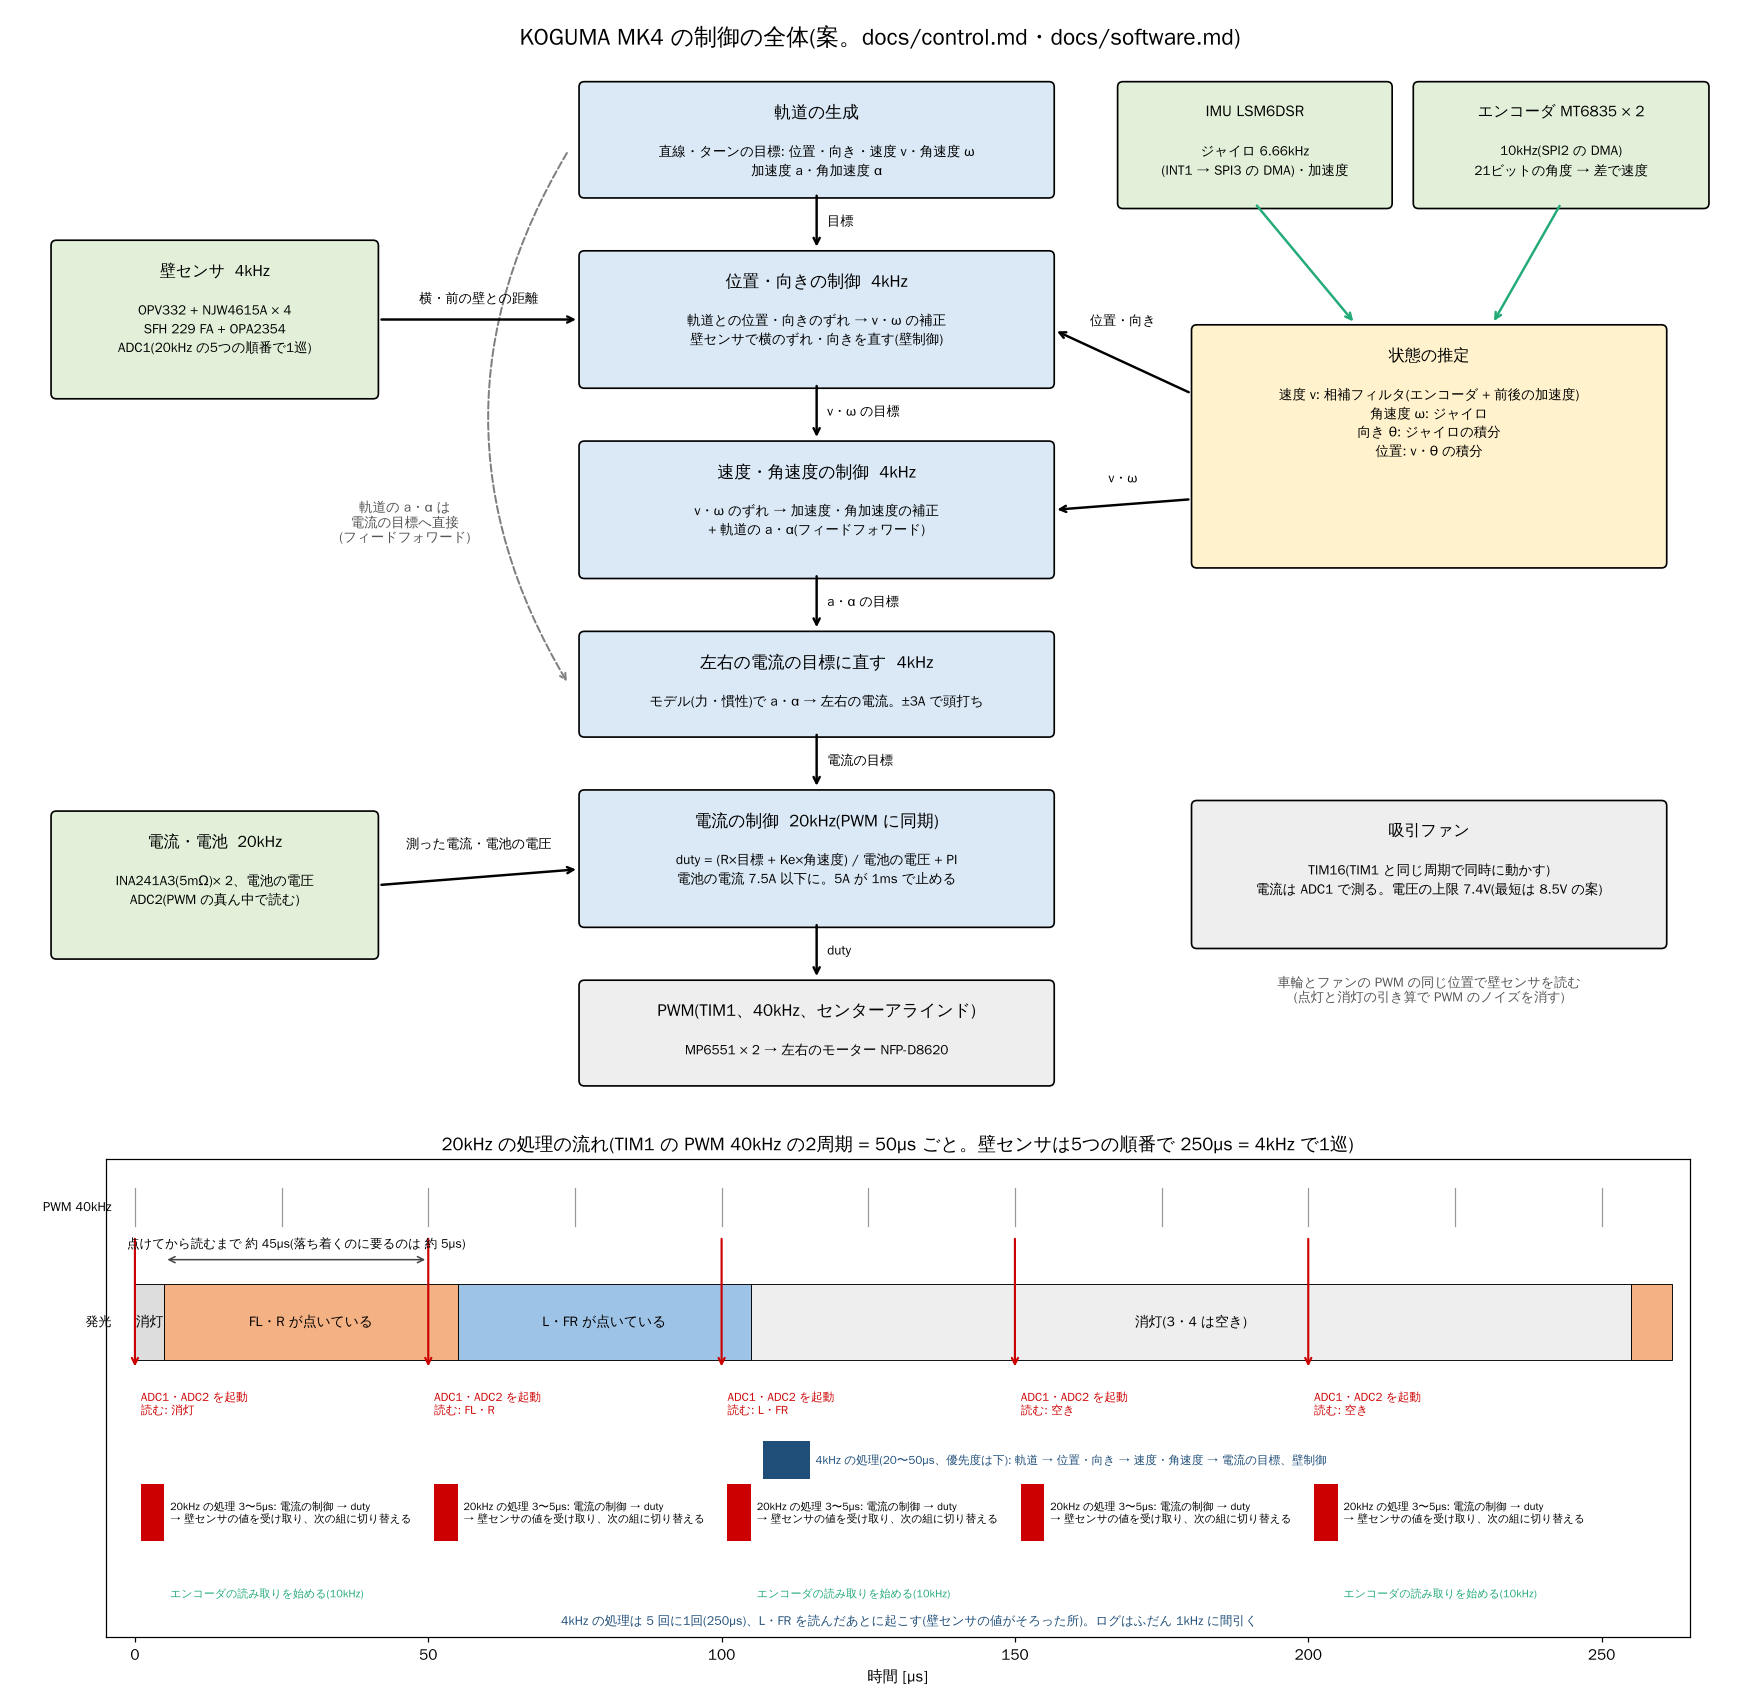

This chart was generated by the following Python code:
"""MK4 の制御の全体の図(docs/control.md の1章・docs/software.md の4章をもとに、2026-11-26)。使い方: python3 docs/img/control_overview.py docs/img/control_overview.png"""
import sys
import matplotlib; matplotlib.use('Agg'); import matplotlib.pyplot as plt
from matplotlib.patches import FancyBboxPatch
matplotlib.rcParams['font.family'] = 'WenQuanYi Zen Hei'; matplotlib.rcParams['axes.unicode_minus'] = False
import logging; logging.getLogger('matplotlib.font_manager').setLevel(logging.ERROR)
fig = plt.figure(figsize=(16, 15.5))
ax = fig.add_axes([0.02, 0.36, 0.96, 0.62]); ax.set_xlim(0, 160); ax.set_ylim(0, 100); ax.axis('off')
C_CTRL, C_SENS, C_HW, C_EST = '#dbe9f6', '#e2f0d9', '#eeeeee', '#fff2cc'
def box(x, y, w, h, title, body='', c=C_CTRL, fs=11):
    ax.add_patch(FancyBboxPatch((x, y), w, h, boxstyle='round,pad=0.5', fc=c, ec='k', lw=1.1))
    ax.text(x + w / 2, y + h - 1.6, title, ha='center', va='top', fontsize=fs, weight='bold')
    if body: ax.text(x + w / 2, y + h - 5.2, body, ha='center', va='top', fontsize=8.8, linespacing=1.4)
def arrow(x0, y0, x1, y1, txt='', c='k', side='r', ls='-'):
    ax.annotate('', (x1, y1), (x0, y0), arrowprops=dict(arrowstyle='->', lw=1.6, color=c, linestyle=ls))
    if txt:
        ax.text((x0 + x1) / 2 + (1.0 if side == 'r' else -1.0), (y0 + y1) / 2, txt, fontsize=8.6, color=c, ha='left' if side == 'r' else 'right', va='center')
ax.text(80, 99, 'KOGUMA MK4 の制御の全体(案。docs/control.md・docs/software.md)', ha='center', fontsize=15, weight='bold')
# 制御の段(中央の縦の列)
X = 52; W = 44
box(X, 85, W, 10, '軌道の生成', '直線・ターンの目標: 位置・向き・速度 v・角速度 ω\n加速度 a・角加速度 α', C_CTRL)
box(X, 67, W, 12, '位置・向きの制御  4kHz', '軌道との位置・向きのずれ → v・ω の補正\n壁センサで横のずれ・向きを直す(壁制御)', C_CTRL)
box(X, 49, W, 12, '速度・角速度の制御  4kHz', 'v・ω のずれ → 加速度・角加速度の補正\n+ 軌道の a・α(フィードフォワード)', C_CTRL)
box(X, 34, W, 9, '左右の電流の目標に直す  4kHz', 'モデル(力・慣性)で a・α → 左右の電流。±3A で頭打ち', C_CTRL)
box(X, 16, W, 12, '電流の制御  20kHz(PWM に同期)', 'duty = (R×目標 + Ke×角速度) / 電池の電圧 + PI\n電池の電流 7.5A 以下に。5A が 1ms で止める', C_CTRL)
box(X, 1, W, 9, 'PWM(TIM1、40kHz、センターアラインド)', 'MP6551 × 2 → 左右のモーター NFP-D8620', C_HW)
arrow(X + W / 2, 85, X + W / 2, 79.6, '目標')
arrow(X + W / 2, 67, X + W / 2, 61.6, 'v・ω の目標')
arrow(X + W / 2, 49, X + W / 2, 43.6, 'a・α の目標')
arrow(X + W / 2, 34, X + W / 2, 28.6, '電流の目標')
arrow(X + W / 2, 16, X + W / 2, 10.6, 'duty')
ax.annotate('', (X - 1.5, 38.5), (X - 1.5, 89), arrowprops=dict(arrowstyle='->', lw=1.3, color='#7f7f7f', linestyle='--', connectionstyle='arc3,rad=0.3'))
ax.text(35, 52, '軌道の a・α は\n電流の目標へ直接\n(フィードフォワード)', fontsize=8.8, color='#555', ha='center')
# センサ(左: 壁・電流、右: IMU・エンコーダ)と推定(右)
box(2, 66, 30, 14, '壁センサ  4kHz', 'OPV332 + NJW4615A × 4\nSFH 229 FA + OPA2354\nADC1(20kHz の5つの順番で1巡)', C_SENS, 10.5)
box(2, 13, 30, 13, '電流・電池  20kHz', 'INA241A3(5mΩ)× 2、電池の電圧\nADC2(PWM の真ん中で読む)', C_SENS, 10.5)
box(103, 84, 25, 11, 'IMU LSM6DSR', 'ジャイロ 6.66kHz\n(INT1 → SPI3 の DMA)・加速度', C_SENS, 10)
box(131, 84, 27, 11, 'エンコーダ MT6835 × 2', '10kHz(SPI2 の DMA)\n21ビットの角度 → 差で速度', C_SENS, 10)
box(110, 50, 44, 22, '状態の推定', '速度 v: 相補フィルタ(エンコーダ + 前後の加速度)\n角速度 ω: ジャイロ\n向き θ: ジャイロの積分\n位置: v・θ の積分', C_EST, 10.5)
arrow(115.5, 84, 125, 72.6, '', '#2a7'); arrow(144.5, 84, 138, 72.6, '', '#2a7')
ax.text(73 + 2, 75.6, '', fontsize=8)
arrow(32.5, 73, X - 0.5, 73)
ax.text(42, 74.6, '横・前の壁との距離', fontsize=8.6, ha='center')
arrow(109.5, 66, X + W + 0.5, 72)
ax.text(103, 72.5, '位置・向き', fontsize=8.6, ha='center')
arrow(109.5, 56, X + W + 0.5, 55)
ax.text(103, 57.6, 'v・ω', fontsize=8.6, ha='center')
arrow(32.5, 19.5, X - 0.5, 21)
ax.text(42, 23, '測った電流・電池の電圧', fontsize=8.6, ha='center')
box(110, 14, 44, 13, '吸引ファン', 'TIM16(TIM1 と同じ周期で同時に動かす)\n電流は ADC1 で測る。電圧の上限 7.4V(最短は 8.5V の案)', C_HW, 10.5)
ax.text(132, 8.5, '車輪とファンの PWM の同じ位置で壁センサを読む\n(点灯と消灯の引き算で PWM のノイズを消す)', fontsize=8.6, ha='center', color='#555')
# 下: 20kHz の処理の時間の流れ
ax2 = fig.add_axes([0.06, 0.04, 0.9, 0.28]); ax2.set_xlim(-5, 265); ax2.set_ylim(0, 10)
ax2.set_yticks([]); ax2.set_xlabel('時間 [µs]')
ax2.set_title('20kHz の処理の流れ(TIM1 の PWM 40kHz の2周期 = 50µs ごと。壁センサは5つの順番で 250µs = 4kHz で1巡)', fontsize=12)
for k in range(0, 11):                       # PWM 40kHz(25µs)
    ax2.plot([k * 25, k * 25], [8.6, 9.4], color='#999', lw=0.8)
ax2.text(-4, 9.0, 'PWM 40kHz', fontsize=8.5, va='center', ha='right')
reads = ['消灯', 'FL・R', 'L・FR', '空き', '空き']
spans = [(0, 5, '消灯', '#dddddd'), (5, 55, 'FL・R が点いている', '#f4b183'), (55, 105, 'L・FR が点いている', '#9dc3e6'), (105, 255, '消灯(3・4 は空き)', '#eeeeee'), (255, 262, '', '#f4b183')]
for a, b, s, c in spans:
    ax2.add_patch(plt.Rectangle((a, 5.8), b - a, 1.6, fc=c, ec='k', lw=0.6))
    if s: ax2.text((a + b) / 2, 6.6, s, ha='center', va='center', fontsize=9)
ax2.text(-4, 6.6, '発光', fontsize=8.5, va='center', ha='right')
for n in range(5):
    t0 = n * 50
    ax2.annotate('', (t0, 5.6), (t0, 8.4), arrowprops=dict(arrowstyle='->', color='#c00', lw=1.4))
    ax2.text(t0 + 1, 5.15, f'ADC1・ADC2 を起動\n読む: {reads[n]}', fontsize=7.6, color='#c00', va='top')
    ax2.add_patch(plt.Rectangle((t0 + 1, 2.0), 4, 1.2, fc='#c00', ec='none'))
    ax2.text(t0 + 6, 2.6, '20kHz の処理 3〜5µs: 電流の制御 → duty\n→ 壁センサの値を受け取り、次の組に切り替える', fontsize=7.0, va='center')
    if n % 2 == 0:
        ax2.text(t0 + 6, 0.9, 'エンコーダの読み取りを始める(10kHz)', fontsize=7.2, va='center', color='#2a7')
ax2.annotate('', (50, 7.9), (5, 7.9), arrowprops=dict(arrowstyle='<->', color='#444'))
ax2.text(27.5, 8.15, '点けてから読むまで 約 45µs(落ち着くのに要るのは 約 5µs)', ha='center', fontsize=8.2)
ax2.add_patch(plt.Rectangle((107, 3.3), 8, 0.8, fc='#1f4e79', ec='none'))
ax2.text(116, 3.7, '4kHz の処理(20〜50µs、優先度は下): 軌道 → 位置・向き → 速度・角速度 → 電流の目標、壁制御', fontsize=7.6, va='center', color='#1f4e79')
ax2.text(132, 0.25, '4kHz の処理は 5 回に1回(250µs)、L・FR を読んだあとに起こす(壁センサの値がそろった所)。ログはふだん 1kHz に間引く', fontsize=8.2, ha='center', color='#1f4e79')
fig.savefig(sys.argv[1], dpi=110)
